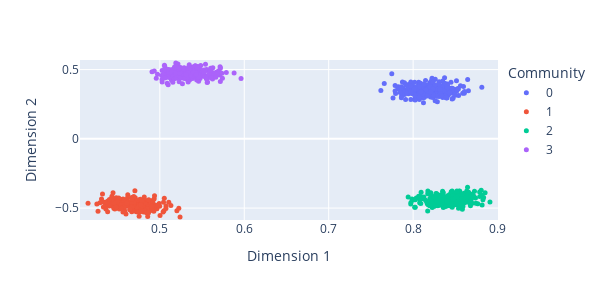

Notebook code cell kept with this figure:
### Code cell
title="4 Community SBM with n=1000 nodes embedded with UASE into d=2 dimensions"
T=1

yadf = pd.DataFrame(ya[:, 0:2])
yadf.columns = ["Dimension {}".format(i + 1) for i in range(yadf.shape[1])]
yadf["Time"] = np.repeat([t for t in range(T)], n)
yadf["Community"] = list(tau) 
yadf["Community"] = yadf["Community"].astype(str)
pad_x = (max(ya[:, 0]) - min(ya[:, 0])) / 50
pad_y = (max(ya[:, 1]) - min(ya[:, 1])) / 50
fig = px.scatter(
    yadf,
    x="Dimension 1",
    y="Dimension 2",
    color="Community",
    animation_frame="Time",
    range_x=[min(ya[:, 0]) - pad_x, max(ya[:, 0]) + pad_x],
    range_y=[min(ya[:, 1]) - pad_y, max(ya[:, 1]) + pad_y])

# fig.update_layout(title=title, title_font_size=14)
fig.update_traces(marker=dict(size=5))  # Adjust the size as desired
fig.update_layout(
    width=600,  # Adjust width as desired
    height=300,  # Adjust height as desired
)

fig.write_image("4_Community_SBM_n1000_UASE_d2.png")

fig.show()

### Figure 1 — Plotly figure (JSON) as saved in the notebook; plotly's stock layout.template omitted (floating-point values rounded to 4 significant figures; data arrays with more than 128 entries replaced by an {"elided": "..."} marker saying what was removed)
{"data": [{"hovertemplate": "Community=0<br>Time=0<br>Dimension 1=%{x}<br>Dimension 2=%{y}<extra></extra>", "legendgroup": "0", "marker": {"color": "#636efa", "size": 5, "symbol": "circle"}, "mode": "markers", "name": "0", "orientation": "v", "showlegend": true, "type": "scatter", "x": {"elided": "277 float values"}, "xaxis": "x", "y": {"elided": "277 float values"}, "yaxis": "y"}, {"hovertemplate": "Community=1<br>Time=0<br>Dimension 1=%{x}<br>Dimension 2=%{y}<extra></extra>", "legendgroup": "1", "marker": {"color": "#EF553B", "size": 5, "symbol": "circle"}, "mode": "markers", "name": "1", "orientation": "v", "showlegend": true, "type": "scatter", "x": {"elided": "225 float values"}, "xaxis": "x", "y": {"elided": "225 float values"}, "yaxis": "y"}, {"hovertemplate": "Community=2<br>Time=0<br>Dimension 1=%{x}<br>Dimension 2=%{y}<extra></extra>", "legendgroup": "2", "marker": {"color": "#00cc96", "size": 5, "symbol": "circle"}, "mode": "markers", "name": "2", "orientation": "v", "showlegend": true, "type": "scatter", "x": {"elided": "250 float values"}, "xaxis": "x", "y": {"elided": "250 float values"}, "yaxis": "y"}, {"hovertemplate": "Community=3<br>Time=0<br>Dimension 1=%{x}<br>Dimension 2=%{y}<extra></extra>", "legendgroup": "3", "marker": {"color": "#ab63fa", "size": 5, "symbol": "circle"}, "mode": "markers", "name": "3", "orientation": "v", "showlegend": true, "type": "scatter", "x": {"elided": "248 float values"}, "xaxis": "x", "y": {"elided": "248 float values"}, "yaxis": "y"}], "layout": {"height": 300, "legend": {"title": {"text": "Community"}, "tracegroupgap": 0}, "margin": {"t": 60}, "width": 600, "xaxis": {"anchor": "y", "domain": [0, 1], "range": [0.4055, 0.9005], "title": {"text": "Dimension 1"}}, "yaxis": {"anchor": "x", "domain": [0, 1], "range": [-0.5859, 0.5691], "title": {"text": "Dimension 2"}}}}
